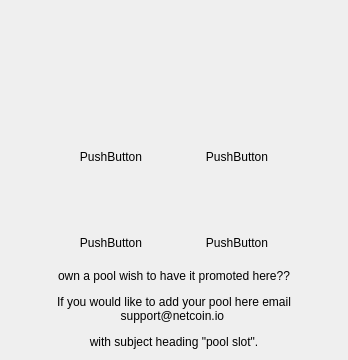
        <widget class="QWidget" name="tab_7">
         <attribute name="title">
          <string>Stake Pools</string>
         </attribute>
         <layout class="QGridLayout" name="gridLayout">
          <item row="1" column="0">
           <widget class="QLabel" name="poolfooter">
            <property name="sizePolicy">
             <sizepolicy hsizetype="Expanding" vsizetype="Preferred">
              <horstretch>0</horstretch>
              <verstretch>0</verstretch>
             </sizepolicy>
            </property>
            <property name="minimumSize">
             <size>
              <width>0</width>
              <height>60</height>
             </size>
            </property>
            <property name="cursor">
             <cursorShape>IBeamCursor</cursorShape>
            </property>
            <property name="styleSheet">
             <string notr="true">background:transparent</string>
            </property>
            <property name="text">
             <string>&lt;html&gt;&lt;head/&gt;&lt;body&gt;&lt;p align=&quot;center&quot;&gt;own a pool wish to have it promoted here??&lt;/p&gt;&lt;p align=&quot;center&quot;&gt;If you would like to add your pool here email support@netcoin.io &lt;/p&gt;&lt;p align=&quot;center&quot;&gt;with subject heading &amp;quot;pool slot&amp;quot;.&lt;/p&gt;&lt;/body&gt;&lt;/html&gt;</string>
            </property>
            <property name="wordWrap">
             <bool>true</bool>
            </property>
            <property name="textInteractionFlags">
             <set>Qt::TextSelectableByKeyboard|Qt::TextSelectableByMouse</set>
            </property>
           </widget>
          </item>
          <item row="0" column="0">
           <layout class="QGridLayout" name="gridLayout_8">
            <item row="5" column="6">
             <widget class="QPushButton" name="poolButton_6">
              <property name="maximumSize">
               <size>
                <width>164</width>
                <height>67</height>
               </size>
              </property>
              <property name="text">
               <string>PushButton</string>
              </property>
              <property name="autoDefault">
               <bool>true</bool>
              </property>
              <property name="flat">
               <bool>true</bool>
              </property>
             </widget>
            </item>
            <item row="5" column="4">
             <widget class="QPushButton" name="poolButton_5">
              <property name="maximumSize">
               <size>
                <width>164</width>
                <height>67</height>
               </size>
              </property>
              <property name="text">
               <string>PushButton</string>
              </property>
              <property name="autoDefault">
               <bool>true</bool>
              </property>
              <property name="flat">
               <bool>true</bool>
              </property>
             </widget>
            </item>
            <item row="1" column="4">
             <widget class="QPushButton" name="poolButton_1">
              <property name="sizePolicy">
               <sizepolicy hsizetype="Expanding" vsizetype="Preferred">
                <horstretch>0</horstretch>
                <verstretch>0</verstretch>
               </sizepolicy>
              </property>
              <property name="minimumSize">
               <size>
                <width>0</width>
                <height>0</height>
               </size>
              </property>
              <property name="maximumSize">
               <size>
                <width>164</width>
                <height>67</height>
               </size>
              </property>
              <property name="toolTip">
               <string>&lt;html&gt;&lt;head/&gt;&lt;body&gt;&lt;p&gt;&lt;img src=&quot;:/toolTip/res/tooltips/exchangeTooltip.png&quot;/&gt;&lt;/p&gt;&lt;/body&gt;&lt;/html&gt;</string>
              </property>
              <property name="layoutDirection">
               <enum>Qt::LeftToRight</enum>
              </property>
              <property name="autoFillBackground">
               <bool>false</bool>
              </property>
              <property name="text">
               <string/>
              </property>
              <property name="icon">
               <iconset resource="../bitcoin.qrc">
                <normaloff>:/images/res/images/stakeminers.png</normaloff>:/images/res/images/stakeminers.png</iconset>
              </property>
              <property name="iconSize">
               <size>
                <width>164</width>
                <height>67</height>
               </size>
              </property>
              <property name="autoDefault">
               <bool>true</bool>
              </property>
              <property name="flat">
               <bool>true</bool>
              </property>
             </widget>
            </item>
            <item row="1" column="6">
             <widget class="QPushButton" name="poolButton_2">
              <property name="sizePolicy">
               <sizepolicy hsizetype="Expanding" vsizetype="Preferred">
                <horstretch>0</horstretch>
                <verstretch>0</verstretch>
               </sizepolicy>
              </property>
              <property name="minimumSize">
               <size>
                <width>0</width>
                <height>0</height>
               </size>
              </property>
              <property name="maximumSize">
               <size>
                <width>164</width>
                <height>67</height>
               </size>
              </property>
              <property name="toolTip">
               <string>&lt;html&gt;&lt;head/&gt;&lt;body&gt;&lt;p&gt;&lt;br/&gt;&lt;/p&gt;&lt;/body&gt;&lt;/html&gt;</string>
              </property>
              <property name="layoutDirection">
               <enum>Qt::LeftToRight</enum>
              </property>
              <property name="autoFillBackground">
               <bool>false</bool>
              </property>
              <property name="text">
               <string/>
              </property>
              <property name="icon">
               <iconset resource="../bitcoin.qrc">
                <normaloff>:/images/res/images/ispace_logo.png</normaloff>:/images/res/images/ispace_logo.png</iconset>
              </property>
              <property name="iconSize">
               <size>
                <width>164</width>
                <height>67</height>
               </size>
              </property>
              <property name="autoDefault">
               <bool>true</bool>
              </property>
              <property name="flat">
               <bool>true</bool>
              </property>
             </widget>
            </item>
            <item row="0" column="1">
             <spacer name="verticalSpacer_33">
              <property name="orientation">
               <enum>Qt::Vertical</enum>
              </property>
              <property name="sizeType">
               <enum>QSizePolicy::Minimum</enum>
              </property>
              <property name="sizeHint" stdset="0">
               <size>
                <width>20</width>
                <height>40</height>
               </size>
              </property>
             </spacer>
            </item>
            <item row="3" column="1">
             <spacer name="verticalSpacer_9">
              <property name="orientation">
               <enum>Qt::Vertical</enum>
              </property>
              <property name="sizeHint" stdset="0">
               <size>
                <width>20</width>
                <height>40</height>
               </size>
              </property>
             </spacer>
            </item>
            <item row="5" column="1">
             <spacer name="verticalSpacer_4">
              <property name="orientation">
               <enum>Qt::Vertical</enum>
              </property>
              <property name="sizeHint" stdset="0">
               <size>
                <width>20</width>
                <height>40</height>
               </size>
              </property>
             </spacer>
            </item>
            <item row="0" column="5">
             <spacer name="horizontalSpacer_20">
              <property name="orientation">
               <enum>Qt::Horizontal</enum>
              </property>
              <property name="sizeHint" stdset="0">
               <size>
                <width>40</width>
                <height>20</height>
               </size>
              </property>
             </spacer>
            </item>
            <item row="2" column="1">
             <spacer name="verticalSpacer_11">
              <property name="orientation">
               <enum>Qt::Vertical</enum>
              </property>
              <property name="sizeHint" stdset="0">
               <size>
                <width>20</width>
                <height>40</height>
               </size>
              </property>
             </spacer>
            </item>
            <item row="4" column="1">
             <spacer name="verticalSpacer_10">
              <property name="orientation">
               <enum>Qt::Vertical</enum>
              </property>
              <property name="sizeHint" stdset="0">
               <size>
                <width>20</width>
                <height>40</height>
               </size>
              </property>
             </spacer>
            </item>
            <item row="0" column="6">
             <spacer name="horizontalSpacer_23">
              <property name="orientation">
               <enum>Qt::Horizontal</enum>
              </property>
              <property name="sizeHint" stdset="0">
               <size>
                <width>40</width>
                <height>20</height>
               </size>
              </property>
             </spacer>
            </item>
            <item row="5" column="7">
             <spacer name="horizontalSpacer_32">
              <property name="orientation">
               <enum>Qt::Horizontal</enum>
              </property>
              <property name="sizeHint" stdset="0">
               <size>
                <width>40</width>
                <height>20</height>
               </size>
              </property>
             </spacer>
            </item>
            <item row="5" column="2">
             <spacer name="horizontalSpacer_31">
              <property name="orientation">
               <enum>Qt::Horizontal</enum>
              </property>
              <property name="sizeHint" stdset="0">
               <size>
                <width>40</width>
                <height>20</height>
               </size>
              </property>
             </spacer>
            </item>
            <item row="1" column="1">
             <spacer name="verticalSpacer_5">
              <property name="orientation">
               <enum>Qt::Vertical</enum>
              </property>
              <property name="sizeHint" stdset="0">
               <size>
                <width>20</width>
                <height>40</height>
               </size>
              </property>
             </spacer>
            </item>
            <item row="0" column="4">
             <spacer name="horizontalSpacer_13">
              <property name="orientation">
               <enum>Qt::Horizontal</enum>
              </property>
              <property name="sizeHint" stdset="0">
               <size>
                <width>40</width>
                <height>20</height>
               </size>
              </property>
             </spacer>
            </item>
            <item row="0" column="7">
             <spacer name="horizontalSpacer_14">
              <property name="orientation">
               <enum>Qt::Horizontal</enum>
              </property>
              <property name="sizeHint" stdset="0">
               <size>
                <width>40</width>
                <height>20</height>
               </size>
              </property>
             </spacer>
            </item>
            <item row="0" column="2">
             <spacer name="horizontalSpacer_19">
              <property name="orientation">
               <enum>Qt::Horizontal</enum>
              </property>
              <property name="sizeHint" stdset="0">
               <size>
                <width>40</width>
                <height>20</height>
               </size>
              </property>
             </spacer>
            </item>
            <item row="5" column="8">
             <spacer name="verticalSpacer_12">
              <property name="orientation">
               <enum>Qt::Vertical</enum>
              </property>
              <property name="sizeHint" stdset="0">
               <size>
                <width>20</width>
                <height>40</height>
               </size>
              </property>
             </spacer>
            </item>
            <item row="3" column="4">
             <widget class="QPushButton" name="poolButton_3">
              <property name="maximumSize">
               <size>
                <width>164</width>
                <height>67</height>
               </size>
              </property>
              <property name="text">
               <string>PushButton</string>
              </property>
              <property name="autoDefault">
               <bool>true</bool>
              </property>
              <property name="flat">
               <bool>true</bool>
              </property>
             </widget>
            </item>
            <item row="3" column="6">
             <widget class="QPushButton" name="poolButton_4">
              <property name="maximumSize">
               <size>
                <width>164</width>
                <height>67</height>
               </size>
              </property>
              <property name="text">
               <string>PushButton</string>
              </property>
              <property name="autoDefault">
               <bool>true</bool>
              </property>
              <property name="flat">
               <bool>true</bool>
              </property>
             </widget>
            </item>
           </layout>
          </item>
         </layout>
        </widget>
